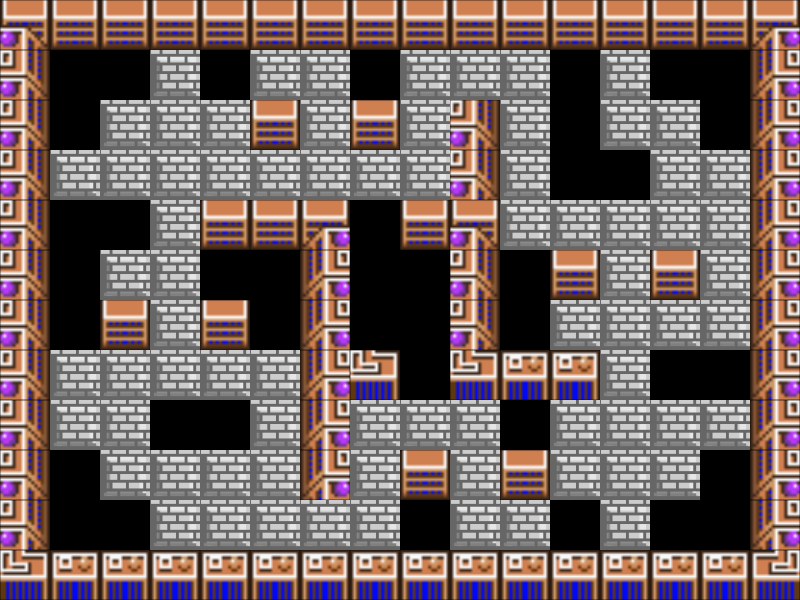

A 2D game scene composited from a Tiled map and its tileset images. What follows is a short description and the map's XML, with every tile layer's data as written:
An orthogonal 16x12 tile map with 50x50 px tiles, 1 tile layer (Layer1).

<map version="1.2" tiledversion="1.2.2" orientation="orthogonal" renderorder="right-down" width="16" height="12" tilewidth="50" tileheight="50" infinite="0" nextlayerid="11" nextobjectid="1">
 <tileset firstgid="1" source="img.tsx" />
 <layer id="10" name="Layer1" width="16" height="12">
  <data encoding="csv">
3,4,4,4,4,4,4,4,4,4,4,4,4,4,4,5,
9,0,0,1,0,1,1,0,1,1,1,0,1,0,0,11,
9,0,1,1,1,4,1,4,1,9,1,0,1,1,0,11,
9,1,1,1,1,1,1,1,1,9,1,0,0,1,1,11,
9,0,0,1,4,4,5,0,4,3,1,1,1,1,1,11,
9,0,1,1,0,0,11,0,0,9,0,4,1,4,1,11,
9,0,4,1,4,0,11,0,0,9,0,1,1,1,1,11,
9,1,1,1,1,1,11,15,0,15,16,16,1,0,0,11,
9,1,1,0,0,1,11,1,1,1,0,1,1,1,1,11,
9,0,1,1,1,1,11,1,4,1,4,1,1,1,0,11,
9,0,0,1,1,1,1,1,0,1,1,0,1,0,0,11,
15,16,16,16,16,16,16,16,16,16,16,16,16,16,16,17
</data>
 </layer>
</map>